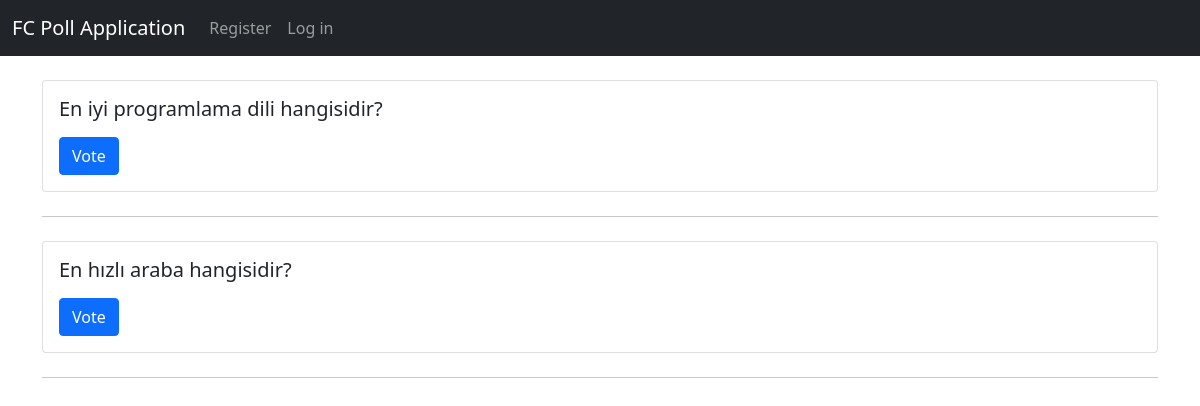
The app's page /home, older data.
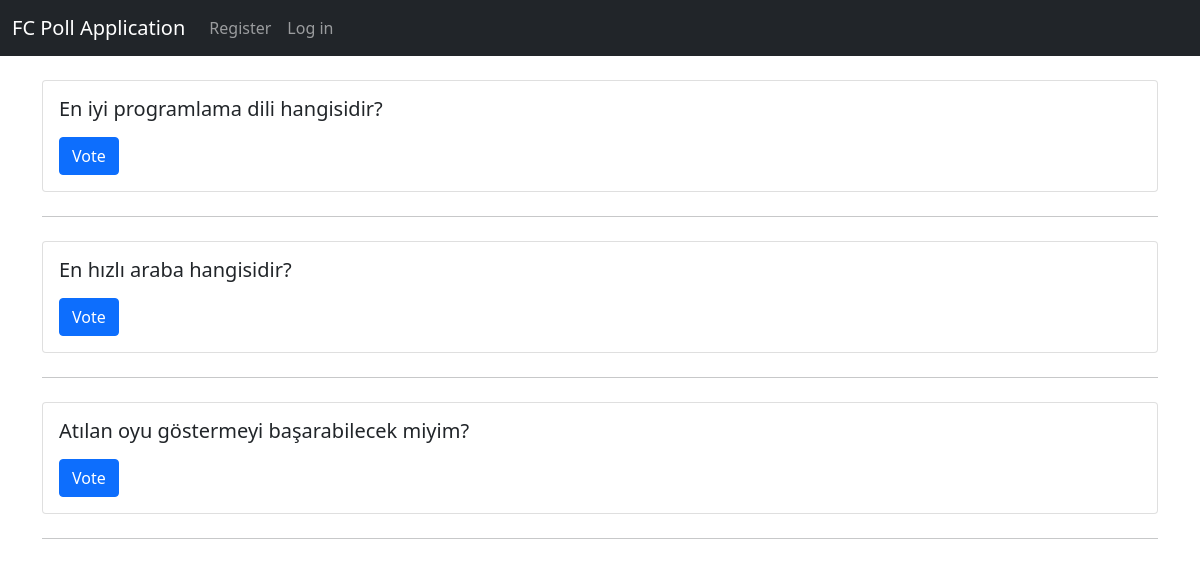
The same page, newer data.
### PollApp/models.py (models this page shows, shortened)
class Poll(models.Model):
    name = models.CharField(max_length=50)
    description = models.TextField(blank=True)
    choices = models.ManyToManyField(Choice, related_name='related_polls', blank=True)

### PollApp/views.py (the view)
# urls.py: path("home", views.home_view, name="home"),
def home_view(request):
    polls = Poll.objects.all()
    return render(request, template_name="PollApp/home.html", context={"polls": polls})

### PollApp/templates/PollApp/home.html (shortened to what this page needs)
{% extends 'PollApp/base.html' %}
{% block body %}
{% for poll in polls %}
<div class="card">
  <div class="card-body">
    <h5 class="card-title">{{ poll.name }}</h5>
    <a href="{% url 'PollApp:poll' poll.id %}" class="btn btn-primary">Vote</a>
  </div>
</div>
<div class="mt-4 mb-4">
  <hr class="my-4">
</div>
{% endfor %}
{% endblock %}

Row changes from the older to the newer data that the page shows:
added Poll: name "Atılan oyu göstermeyi başarabilecek miyim?"
